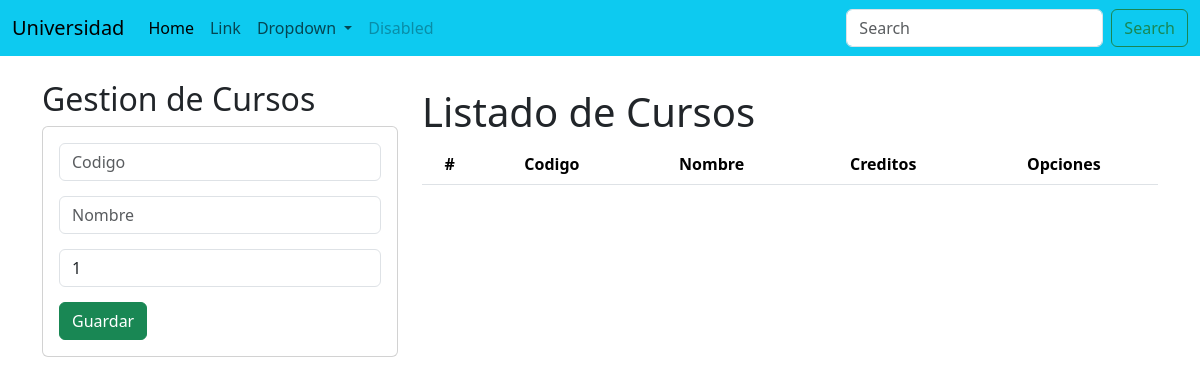
Before: / with the older database file.
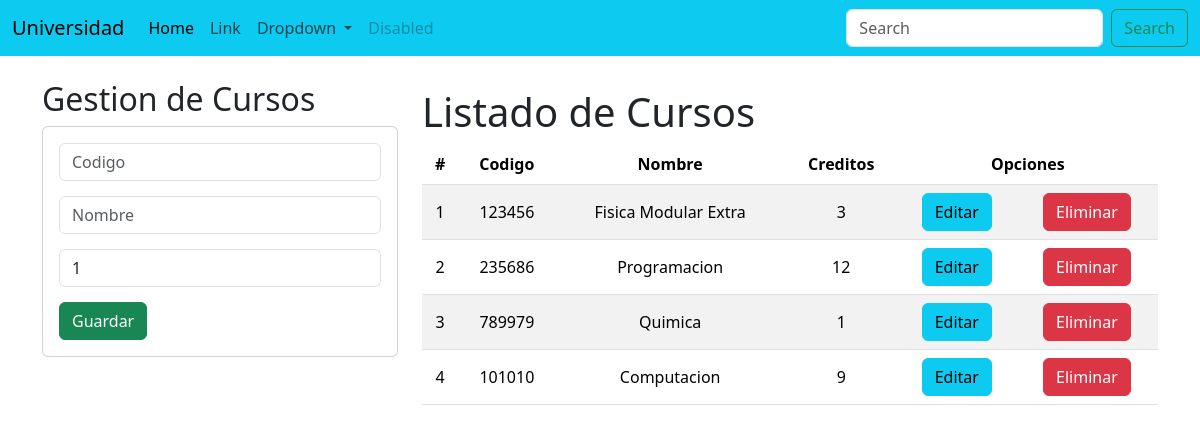
After: the same page with the newer database file.
### Aplicaciones/Academico/models.py (models this page shows, shortened)
class Curso (models.Model):
    codigo = models.CharField(primary_key=True, max_length=6)
    nombre = models.CharField(max_length=50)#como maximo 50 caracteres
    creditos = models.PositiveSmallIntegerField()

### Aplicaciones/Academico/views.py (the view)
# urls.py: path('', views.home), #accedemos al diretorio raiza y nos dirigimos a una vista
def home(request):
    cursoListados = Curso.objects.all()
    return render(request, "gestionCursos.html",{"cursos": cursoListados})

### Aplicaciones/Academico/templates/gestionCursos.html (shortened to what this page needs)
{% extends "./base.html"%}
{% block body%}
<div class="row">
    <div class="col-sm-12 col-md-6 col-lg-4 col-xl-4">
        <h2>Gestion de Cursos</h2>
        <div class="card text-white bg- ">
            <div class="card-body">
                <form action="/registrarCurso/" method="POST">{% csrf_token %}
                    <div class="form-group" style="margin-bottom: 15px;">
                        <input type="text" id="txtCodigo" name="txtCodigo" class="form-control" placeholder="Codigo"
                            minlength="6" maxlength="6" required>
                    </div>
                    <div class="form-group" style="margin-bottom: 15px;">
                        <input type="text" id="txtNombre" name="txtNombre" class="form-control" placeholder="Nombre"
                            minlength="1" maxlength="50" required>
                    </div>
                    <div class="form-group" style="margin-bottom: 15px;">
                        <input type="text" id="numCreditos" name="numCreditos" class="form-control" minlength="1"
                            maxlength="9" value="1" required>
                    </div>
                    <div class="form-group">
                        <button type="submit" class="btn btn-success btn-block text-white">Guardar</button>
                    </div>
                </form>
            </div>
        </div>
    </div>
    <div class="col-sm-12 col-md-6 col-lg-8 col-xl-8">
        <div class="table-responsive py-2">
            <h1>Listado de Cursos</h1>
            <table class="table table-striped">
                <thead>
                    <tr>
                        <th>#</th>
                        <th>Codigo</th>
                        <th>Nombre</th>
                        <th>Creditos</th>
                        <th colspan="2">Opciones</th>
                    </tr>
                </thead>
                <tbody>
                    {% for c in cursos %}
                    <tr>
                        <td>{{forloop.counter}}</td>
                        <td>{{ c.codigo }}</td>
                        <td>{{ c.nombre }}</td>
                        <td>{{ c.creditos }}</td>
                        <td><a href="edicionCurso/{{c.codigo}}" class="btn btn-info">Editar</a></td>
                        <td><a href="eliminarCurso/{{c.codigo}}" class="btn btn-danger btnEliminacion">Eliminar</a></td>
                    </tr>
                    {% endfor %}
                </tbody>
            </table>
        </div>
    </div>
</div>
{% endblock %}

### Aplicaciones/Academico/templates/base.html (shortened to what this page needs)
<!DOCTYPE html>
<html lang="en">
<head>
    {% load static %}
    <link href="https://cdn.jsdelivr.net/npm/bootstrap@5.3.3/dist/css/bootstrap.min.css" rel="stylesheet">
    <link rel="stylesheet" href="{% static 'css/gestionCursos.css' %}">
</head>
<body>
    <nav class="navbar navbar-expand-lg bg-info">
        <div class="container-fluid">
          <a class="navbar-brand" href="#">Universidad</a>
          <div class="collapse navbar-collapse" id="navbarSupportedContent">
            <ul class="navbar-nav me-auto mb-2 mb-lg-0">
              <li class="nav-item">
                <a class="nav-link active" aria-current="page" href="#">Home</a>
              </li>
              <li class="nav-item">
                <a class="nav-link" href="#">Link</a>
              </li>
              <li class="nav-item dropdown">
                <a class="nav-link dropdown-toggle" href="#" role="button" data-bs-toggle="dropdown" aria-expanded="false">
                  Dropdown
                </a>
              </li>
              <li class="nav-item">
                <a class="nav-link disabled" aria-disabled="true">Disabled</a>
              </li>
            </ul>
            <form class="d-flex" role="search">
              <input class="form-control me-2" type="search" placeholder="Search" aria-label="Search">
              <button class="btn btn-outline-success" type="submit">Search</button>
            </form>
          </div>
        </div>
      </nav>
      <div class="container py-4">
        {% block body %}
        {% endblock %}
      </div>
</body>
</html>

### Aplicaciones/Academico/static/css/gestionCursos.css (style rules this page uses)
th, td { text-align: center; vertical-align: middle; }

Changed rows visible on the page:
added Curso: codigo "123456", nombre "Fisica Modular Extra", creditos "3"
added Curso: codigo "235686", nombre "Programacion", creditos "12"
added Curso: codigo "789979", nombre "Quimica", creditos "1"
added Curso: codigo "101010", nombre "Computacion", creditos "9"
